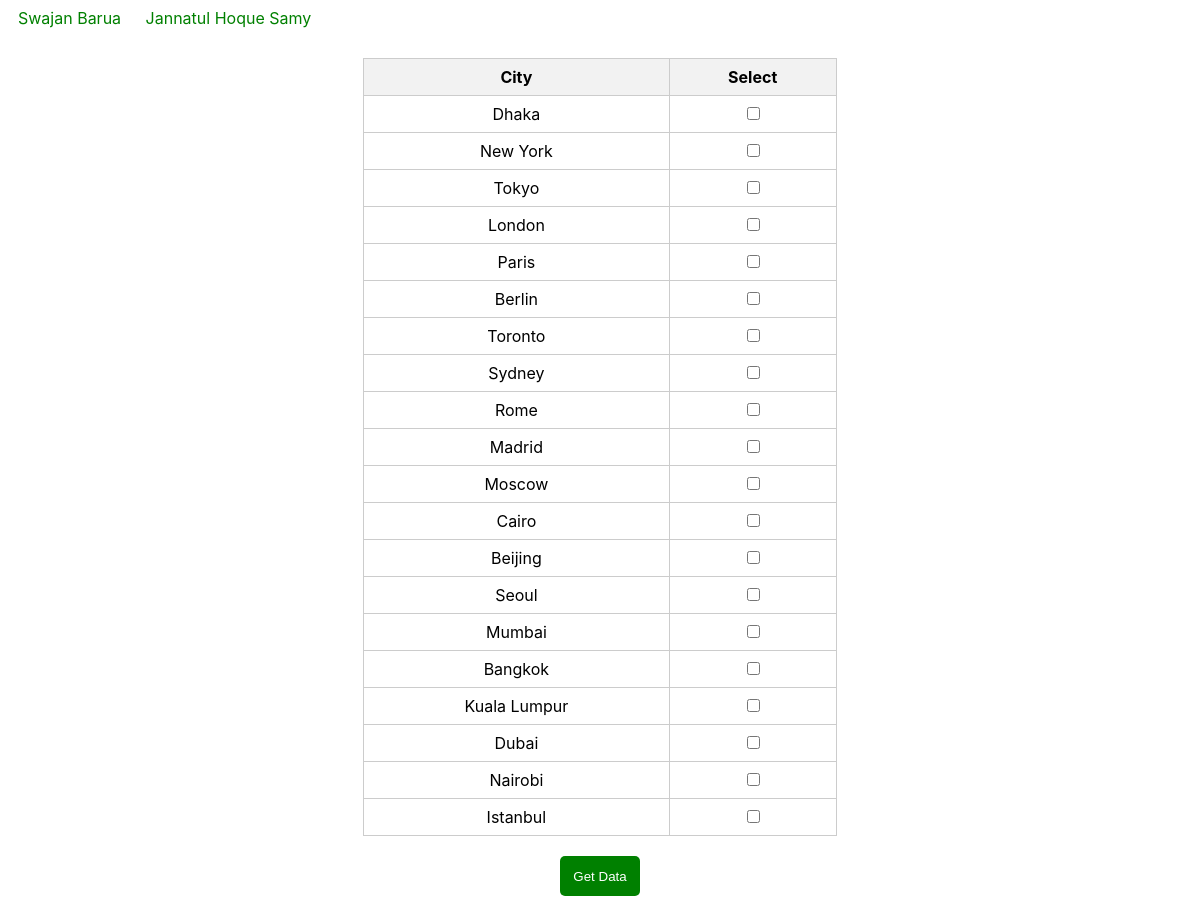
Page /request_aqi.php (signed in) on the committed database.
### tables this page shows
CREATE TABLE `info` (
  `id` int(11) NOT NULL,
  `city` varchar(255) DEFAULT NULL,
  `country` varchar(255) DEFAULT NULL
);

### request_aqi.php (the view, shortened to what this page needs)
<!DOCTYPE html>
<html lang="en">
<head>
    <link rel="stylesheet" href="aqi.css">
</head>
<body>
     <a style="margin: 10px;text-decoration: none;" href="member1.php">Swajan Barua</a>
    <a style="margin: 10px;text-decoration: none;" href="member2.php">Jannatul Hoque Samy</a>
    <form method="POST" action="show_aqi.php">
        <table class="">
            <tr>
                <th>City</th>
                <th>Select</th>
            </tr>
            <?php
            $con = mysqli_connect("127.0.0.1:3399", "root", "", "aqi");
            $sql = "SELECT * FROM info";
            $obj = mysqli_query($con, $sql);
            while ($entry = mysqli_fetch_assoc($obj)) {
                $city = $entry['city'];
                echo "<tr>
                        <td>$city</td>
                        <td><input type='checkbox' name='city[]' value='$city'></td>
                      </tr>";
            }
            ?>
        </table>
        <br>
        <div style="text-align: center;">
    <input class="btn"  type="submit" value="Get Data">
</div>
    </form>
</body>
</html>

### aqi.css (style rules this page uses)
body { font-family: -apple-system, BlinkMacSystemFont, "Segoe UI", Roboto, Oxygen-Sans, Ubuntu, Cantarell, "Helvetica Neue", sans-serif; }
input { border: none; }
a { margin: 10px; color: green; text-decoration: none; cursor: pointer; transition: all 0.3s ease; }
.btn { height : 40px ; width: 80px ; background-color: green; color : white; border-radius: 5px; }
table { margin-top: 30px; border: 1px solid #ccc; border-collapse: collapse; width: 40%; background: white; margin-left: auto; margin-right: auto; }
th { border: 1px solid #ccc; padding: 8px; text-align: center; background-color: #f2f2f2; }
td { border: 1px solid #ccc; padding: 8px; text-align: center; }

### rows in the picture
info: city "Dhaka"
info: city "New York"
info: city "Tokyo"
info: city "London"
info: city "Paris"
info: city "Berlin"
info: city "Toronto"
info: city "Sydney"
info: city "Rome"
info: city "Madrid"
info: city "Moscow"
info: city "Cairo"
info: city "Beijing"
info: city "Seoul"
info: city "Mumbai"
info: city "Bangkok"
info: city "Kuala Lumpur"
info: city "Dubai"
info: city "Nairobi"
info: city "Istanbul"
